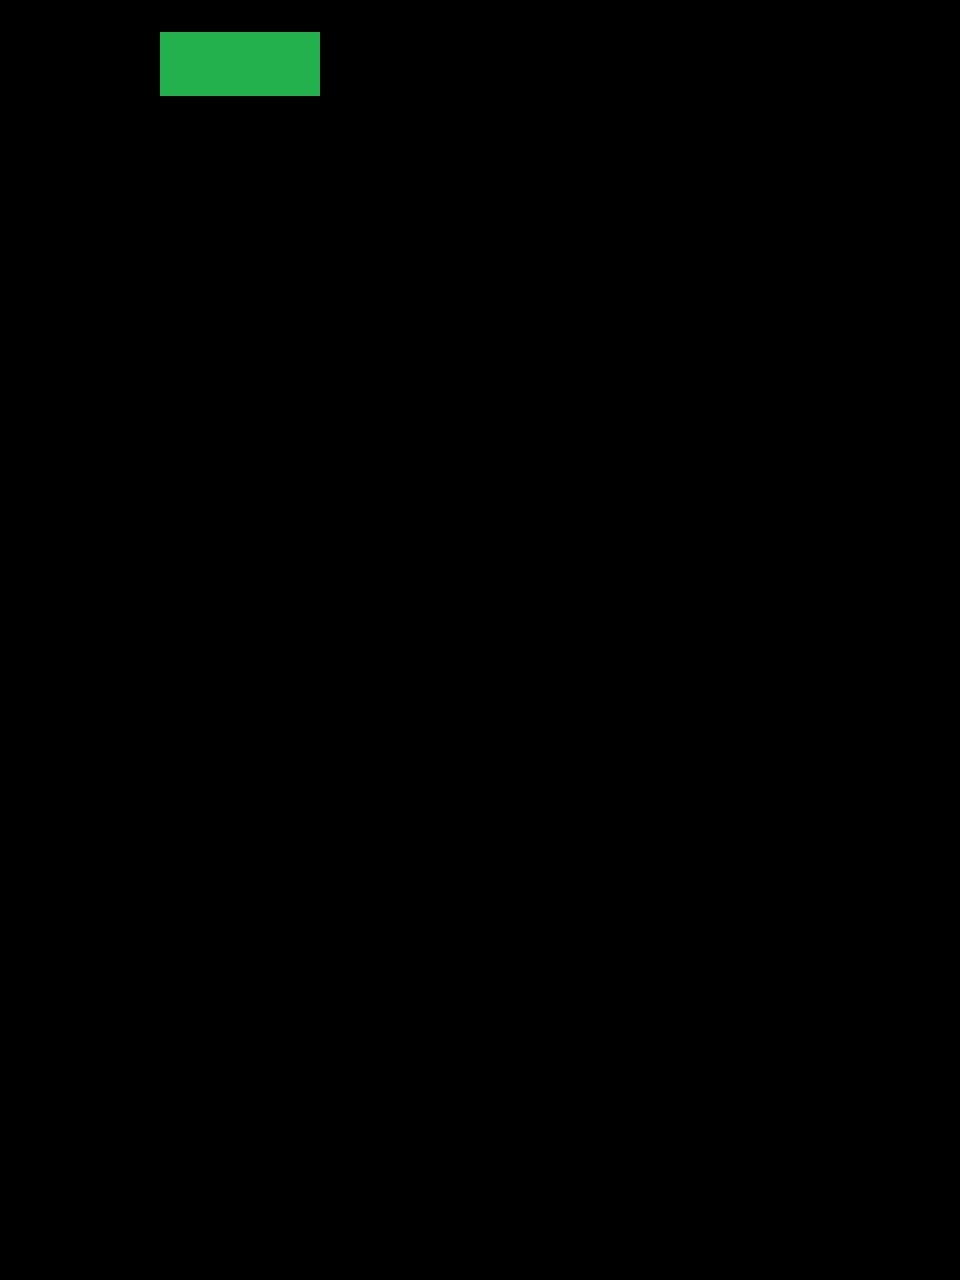

Rendered tile map (Tiled .tmx) drawn with the repository's tilesets; below, a short description and the full map source, tile grids included:
An orthogonal 30x40 tile map with 32x32 px tiles, 1 tile layer (Warstwa Kafelków 1), 2 tilesets.

<map version="1.2" tiledversion="1.2.5" orientation="orthogonal" renderorder="right-down" width="30" height="40" tilewidth="32" tileheight="32" infinite="0" nextlayerid="2" nextobjectid="1">
 <tileset firstgid="1" source="b1.tsx" />
 <tileset firstgid="2" source="g1.tsx" />
 <layer id="1" name="Warstwa Kafelków 1" width="30" height="40">
  <data encoding="csv">
1,1,1,1,1,1,1,1,1,1,1,1,1,1,1,1,1,1,1,1,1,1,1,1,1,1,1,1,1,1,
1,0,0,0,1,2,2,2,2,2,0,0,0,0,0,0,0,0,0,0,0,0,0,0,0,0,0,0,0,1,
1,0,0,0,1,2,2,2,2,2,0,0,0,0,0,0,0,0,0,0,0,0,0,0,0,0,0,0,0,1,
1,0,0,0,1,1,1,1,1,1,0,0,0,0,0,0,0,0,0,0,0,0,0,0,0,0,0,0,0,1,
1,0,0,0,0,0,0,0,0,0,0,0,0,0,0,0,0,0,0,0,0,0,0,0,0,0,0,0,0,1,
1,0,0,0,0,0,0,0,0,0,0,0,0,0,0,0,0,0,0,0,0,0,0,0,0,0,0,0,0,1,
1,0,0,0,0,0,0,0,0,0,0,0,0,0,0,0,0,0,0,0,0,0,0,0,0,0,0,0,0,1,
1,0,0,0,0,0,0,0,0,0,0,0,0,0,0,0,0,0,0,0,0,0,0,0,0,0,0,0,0,1,
1,0,0,0,0,0,0,0,0,0,0,0,0,0,0,0,0,0,0,0,0,0,0,0,0,0,0,0,0,1,
1,0,0,0,0,0,0,0,0,0,0,0,0,0,0,0,0,0,0,0,0,0,0,0,0,0,0,0,0,1,
1,0,0,0,0,0,0,0,0,0,0,0,0,0,0,0,0,0,0,0,0,0,0,0,0,0,0,0,0,1,
1,0,0,0,0,0,0,0,0,0,0,0,0,0,0,0,0,0,0,0,0,0,0,0,0,0,0,0,0,1,
1,0,0,0,0,0,0,0,0,0,0,0,0,0,0,0,0,0,0,0,0,0,0,0,0,0,0,0,0,1,
1,0,0,0,0,0,0,0,0,0,0,0,0,0,0,0,0,0,0,0,0,0,0,0,0,0,0,0,0,1,
1,0,0,0,0,0,0,0,0,0,0,0,0,0,0,0,0,0,0,0,0,0,0,0,0,0,0,0,0,1,
1,0,0,0,0,0,0,0,0,0,0,0,0,0,0,0,0,0,0,0,0,0,0,0,0,0,0,0,0,1,
1,0,0,0,0,0,0,0,0,0,0,0,0,0,0,0,0,0,0,0,0,0,0,0,0,0,0,0,0,1,
1,0,0,0,0,0,0,0,0,0,0,0,0,0,0,0,0,0,0,0,0,0,0,0,0,0,0,0,0,1,
1,0,0,0,0,0,0,0,0,0,0,0,0,0,0,0,0,0,0,0,0,0,0,0,0,0,0,0,0,1,
1,0,0,0,0,0,0,0,0,0,0,0,0,0,0,0,0,0,0,0,0,0,0,0,0,0,0,0,0,1,
1,0,0,0,0,0,0,0,0,0,0,0,0,0,0,0,0,0,0,0,0,0,0,0,0,0,0,0,0,1,
1,0,0,0,0,0,0,0,0,0,0,0,0,0,0,0,0,0,0,0,0,0,0,0,0,0,0,0,0,1,
1,0,0,0,0,0,0,0,0,0,0,0,0,0,0,0,0,0,0,0,0,0,0,0,0,0,0,0,0,1,
1,0,0,0,0,0,0,0,0,0,0,0,0,0,0,0,0,0,0,0,0,0,0,0,0,0,0,0,0,1,
1,0,0,0,0,0,0,0,0,0,0,0,0,0,0,0,0,0,0,0,0,0,0,0,0,0,0,0,0,1,
1,0,0,0,0,0,0,0,0,0,0,0,0,0,0,0,0,0,0,0,0,0,0,0,0,0,0,0,0,1,
1,0,0,0,0,0,0,0,0,0,0,0,0,0,0,0,0,0,0,0,0,0,0,0,0,0,0,0,0,1,
1,0,0,0,0,0,0,0,0,0,0,0,0,0,0,0,0,0,0,0,0,0,0,0,0,0,0,0,0,1,
1,0,0,0,0,0,0,0,0,0,0,0,0,0,0,0,0,0,0,0,0,0,0,0,0,0,0,0,0,1,
1,0,0,0,0,0,0,0,0,0,0,0,0,0,0,0,0,0,0,0,0,0,0,0,0,0,0,0,0,1,
1,0,0,0,0,0,0,0,0,0,0,0,0,0,0,0,0,0,0,0,0,0,0,0,0,0,0,0,0,1,
1,0,0,0,0,0,0,0,0,0,0,0,0,0,0,0,0,0,0,0,0,0,0,0,0,0,0,0,0,1,
1,0,0,0,0,0,0,0,0,0,0,0,0,0,0,0,0,0,0,0,0,0,0,0,0,0,0,0,0,1,
1,0,0,0,0,0,0,0,0,0,0,0,0,0,0,0,0,0,0,0,0,0,0,0,0,0,0,0,0,1,
1,0,0,0,0,0,0,0,0,0,0,0,0,0,0,0,0,0,0,0,0,0,0,0,0,0,0,0,0,1,
1,0,0,0,0,0,0,0,0,0,0,0,0,0,0,0,0,0,0,0,0,0,0,0,0,0,0,0,0,1,
1,0,0,0,0,0,0,0,0,0,0,0,0,0,0,0,0,0,0,0,0,0,0,0,0,0,0,0,0,1,
1,0,0,0,0,0,0,0,0,0,0,0,0,0,0,0,0,0,0,0,0,0,0,0,0,0,0,0,0,1,
1,0,0,0,0,0,0,0,0,0,0,0,0,0,0,0,0,0,0,0,0,0,0,0,0,0,0,0,0,1,
1,1,1,1,1,1,1,1,1,1,1,1,1,1,1,1,1,1,1,1,1,1,1,1,0,0,1,1,1,1
</data>
 </layer>
</map>
